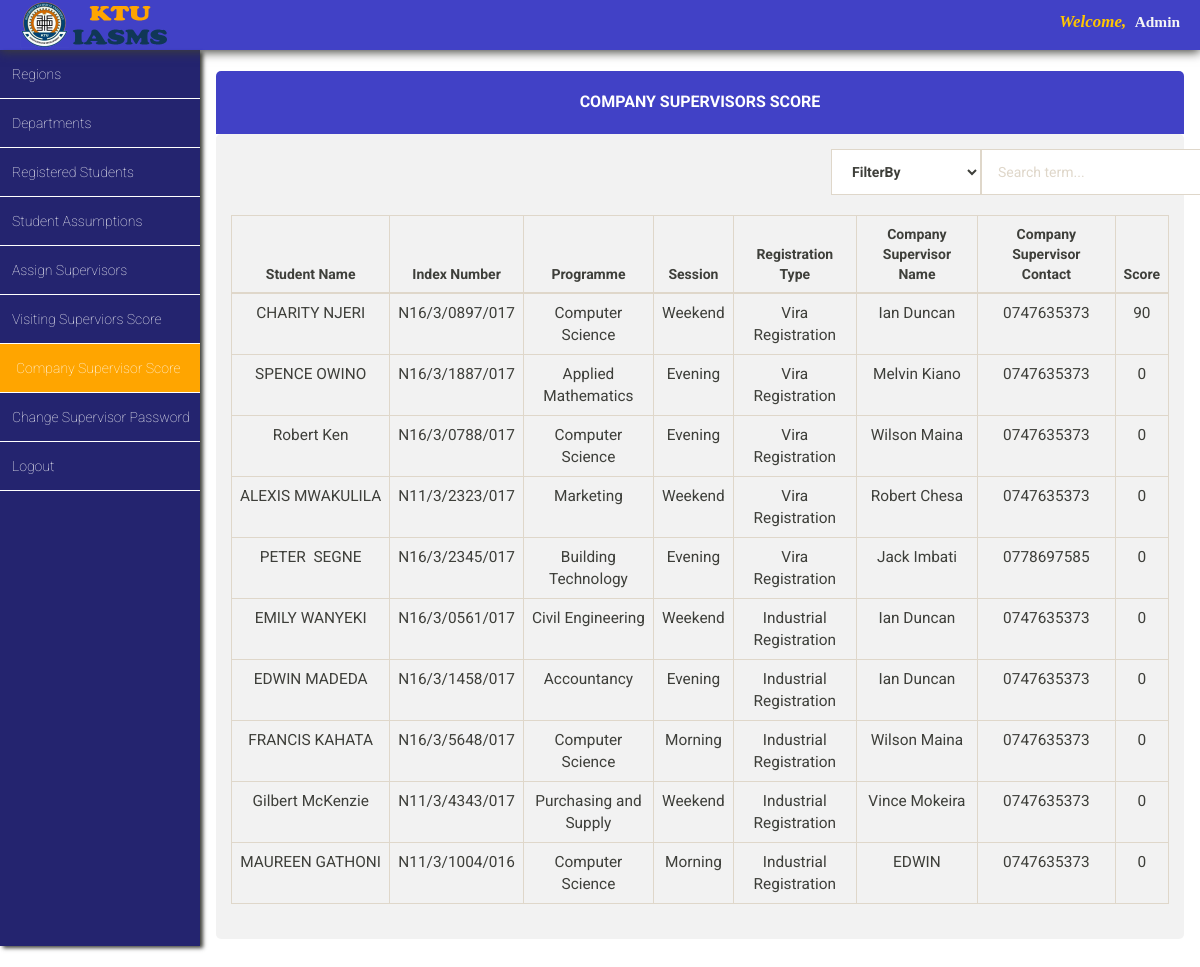
Screenshot of /admin/company_score/company_supervisor_score.php with the database file from the repository.
### tables this page shows
CREATE TABLE `vira_registration` (
  `id` int(11) NOT NULL,
  `first_name` varchar(255) NOT NULL,
  `last_name` varchar(255) NOT NULL,
  `other_name` varchar(255) NOT NULL,
  `index_number` varchar(200) NOT NULL,
  `programme` varchar(200) NOT NULL,
  `level` varchar(100) NOT NULL,
  `session` varchar(200) NOT NULL,
  `faculty` varchar(100) NOT NULL,
  `date` timestamp NOT NULL DEFAULT current_timestamp(),
  `visiting_supervisor_grade` int(100) NOT NULL,
  `company_supervisor_grade` int(11) NOT NULL,
  `visiting_supervisor_name` varchar(100) NOT NULL DEFAULT 'unassigned',
  `company_supervisor_name` varchar(100) NOT NULL DEFAULT 'unassigned',
  `company_supervisor_contact` varchar(11) NOT NULL,
  `visiting_supervisor_contact` varchar(11) NOT NULL,
  `attachment_region` varchar(100) NOT NULL DEFAULT 'unassigned',
  `submitted_report` text DEFAULT NULL
);

CREATE TABLE `industrial_registration` (
  `id` int(11) NOT NULL,
  `first_name` varchar(255) NOT NULL,
  `last_name` varchar(255) NOT NULL,
  `other_name` varchar(200) NOT NULL,
  `level` varchar(200) NOT NULL,
  `programme` varchar(200) NOT NULL,
  `session` varchar(200) NOT NULL,
  `faculty` varchar(100) NOT NULL,
  `date` timestamp NOT NULL DEFAULT current_timestamp(),
  `index_number` varchar(255) NOT NULL,
  `company_supervisor_grade` int(11) NOT NULL,
  `visiting_supervisor_grade` int(11) NOT NULL,
  `company_supervisor_name` varchar(100) NOT NULL DEFAULT 'unassigned',
  `visiting_supervisor_name` varchar(100) NOT NULL DEFAULT 'unassigned',
  `company_supervisor_contact` varchar(11) NOT NULL,
  `visiting_supervisor_contact` varchar(11) NOT NULL,
  `attachment_region` varchar(100) NOT NULL DEFAULT 'unassigned',
  `submitted_report` text DEFAULT NULL
);

### admin/company_score/company_supervisor_score.php (the view, shortened to what this page needs)
<?php
include '../../database_connection/database_connection.php';
$mysql_query_1 = "SELECT * FROM vira_registration";
$mysql_query_2 = "SELECT * FROM industrial_registration";
 ?>
<!DOCTYPE html>
<html lang="en" class="bg-pink">
<head>
  <link rel="stylesheet" href="../../css/bootstrap-theme.min.css"/>
  <link rel="stylesheet" href="../../css/bootstrap.min.css"/>
  <link rel="stylesheet" href="../../css/main_page_style.css"/>
  <link rel="stylesheet" href="company_supervisor_score.css"/>
</head>
<body>
<div id="top-navigation">
<div id="header_logo"><img src="../../img/header_log.png" class="img-responsive" alt="logo" style="float:left;width:150px; height:50px;position:relative;left:20px"/></div>
<div id="student_name"><span style="color:rgb(255, 198, 0);font-size:1.1em"><em>Welcome,</em>&nbsp; </span><span style="font-family:serif"><?php echo "Admin"?></span></div>
</div>
<div id="left_side_bar">
<ul id="menu_list">
  <a class="menu_items_link" href="../regions/regions.php"><li class="menu_items_list">Regions</li></a>
  <a class="menu_items_link" href="../departments/departments.php"><li class="menu_items_list">Departments</li></a>
  <a class="menu_items_link" href="../view_registered_students/view_registered_students.php"><li class="menu_items_list">Registered Students</li></a>
  <a class="menu_items_link" href="../students_assumptions/students_assumptions.php"><li class="menu_items_list">Student Assumptions</li></a>
  <a class="menu_items_link" href="../assign_supervisors/assign_supervisors.php"><li class="menu_items_list">Assign Supervisors</li></a>
  <a class="menu_items_link" href="../visiting_score/visiting_supervisors_score.php"><li class="menu_items_list">Visiting Superviors Score</li></a>
  <a class="menu_items_link" href="company_supervisor_score.php"><li class="menu_items_list" style="background-color:orange;padding-left:16px">Company Supervisor Score</li></a>
  <a class="menu_items_link" href="../change_password/change_password.php"><li class="menu_items_list">Change Supervisor Password</li></a>
  <a class="menu_items_link" href="../../index.php"><li class="menu_items_list">Logout</li></a>
</ul>
</div>
<div id="main_content">
  <div class="container-fluid">
    <div class = "panel">
       <div class = "panel-heading phead">
          <h2 class = "panel-title ptitle"> Company Supervisors Score </h2>
       </div>
            <div class = "panel-body pbody">
              <form method="post" action="">
              <div class="container">
                  <div class="row">
                      <div class="col-xs-5 col-xs-offset-6">
              		    <div class="input-group">
                              <div class="input-group-btn search-panel">
                                  <select class="form-control search_by_side" name="filter-by">
                                    <option>FilterBy</option>
                                  </select>
                              </div>
                              <input type="text" class="form-control" name="txt_search_term" placeholder="Search term...">
                            </form>
                          </div>
                      </div>
              	</div>
              </div>
              <br>
              <table class="table table-bordered table-hover">
                  <thead>
                    <tr>
                        <th style="text-align:center">Student Name</th>
                        <th style="text-align:center">Index Number</th>
                        <th style="text-align:center">Programme</th>
                        <th style="text-align:center">Session</th>
                        <th style="text-align:center">Registration Type </th>
                        <th style="text-align: center">Company Supervisor Name</th>
                        <th style="text-align: center">Company Supervisor Contact</th>
                        <th style="text-align: center">Score</th>
                    </tr>
                  </thead>
                  <tbody>
                    <?php
                    $mysql_query_command_1 = $mysql_query_1;
                    $execute_result_query = mysqli_query($conn,$mysql_query_command_1);
                    while ($row_set = mysqli_fetch_array($execute_result_query)){
                      echo "<tr style='text-align:center;font-size:1.1em'>";
                      echo "<td>".$row_set["first_name"]."&nbsp;".$row_set["last_name"]."</td>";
                      echo "<td>".$row_set["index_number"]."</td>";
                      echo "<td>".$row_set["programme"]."</td>";
                      echo "<td>".$row_set["session"]."</td>";
                      echo "<td>"."Vira Registration"."</td>";
					  echo "<td>".$row_set["company_supervisor_name"]."</td>";
                      echo "<td>".$row_set["company_supervisor_contact"]."</td>";
					  echo "<td>".$row_set["company_supervisor_grade"]."</td>";
                      echo "</tr>";
                    }
                    $mysql_query_command_2 = $mysql_query_2;
                    $execute_result_query_2 = mysqli_query($conn,$mysql_query_command_2);
                    while($row_set_2 = mysqli_fetch_array($execute_result_query_2)){
                      echo "<tr style='text-align:center;font-size:1.1em'>";
                      echo "<td>".$row_set_2["first_name"]."&nbsp;".$row_set_2["last_name"]."</td>";
                      echo "<td>".$row_set_2["index_number"]."</td>";
                      echo "<td>".$row_set_2["programme"]."</td>";
                      echo "<td>".$row_set_2["session"]."</td>";
                      echo "<td>"."Industrial Registration"."</td>";
                      echo "<td>".$row_set_2["company_supervisor_name"]."</td>";
                      echo "<td>".$row_set_2["company_supervisor_contact"]."</td>";
					  echo "<td>".$row_set_2["company_supervisor_grade"]."</td>";
                      echo "</tr>";
                    }
                     ?>
                  </tbody>
            </table>
</body>
</html>

### css/main_page_style.css (style rules this page uses)
* { margin: 0; padding: 0; }
#top-navigation { position: fixed; width: 100%; height: 50px; background-color: rgba(27, 27, 187, 0.83); box-shadow: 0 2px 10px; z-index: 4; }
#top-navigation #student_name { color: whitesmoke; float: right; margin-right: 20px; font-size: 1.1em; font-weight: bold; margin-top: 10px; font-family: serif; }
#left_side_bar { height: 92vh; float: left; margin-top: 50px; overflow: auto; background-color: rgba(18, 18, 99, 0.92); position: fixed; box-shadow: 3px 2px 4px; width: 200px; z-index: 2; }
#left_side_bar #menu_list a { text-decoration: none; color: white; font-size: 1em; }
#left_side_bar #menu_list li { text-decoration-style: none; padding: 14px 10px 14px 12px; border-bottom: 1px solid white; font-weight: lighter; }
#main_content { background-color: white; margin-top: 50px; float: right; padding-left: 200px; width: 100%; height: 92vh; overflow-y: auto; overflow-x: auto; }
@media only screen and (min-width: 320px) { #left_side_bar { width: 160px; } }
@media only screen and (min-width: 320px) { #left_side_bar #menu_list a { font-size: .8em; } }
@media only screen and (min-width: 320px) { #left_side_bar #menu_list li { padding: 14px 10px 14px 8px; } }
@media only screen and (min-width: 320px) { #main_content { padding-left: 160px; } }
@media only screen and (min-width: 480px) { #left_side_bar { width: 160px; } }
@media only screen and (min-width: 480px) { #left_side_bar #menu_list a { font-size: .8em; } }
@media only screen and (min-width: 480px) { #left_side_bar #menu_list li { padding: 14px 10px 14px 8px; } }
@media only screen and (min-width: 480px) { #main_content { padding-left: 160px; } }
@media only screen and (min-width: 992px) { #left_side_bar { width: 200px; } }
@media only screen and (min-width: 992px) { #left_side_bar #menu_list a { font-size: 1em; } }
@media only screen and (min-width: 992px) { #left_side_bar #menu_list li { padding: 14px 10px 14px 12px; } }
@media only screen and (min-width: 992px) { #main_content { padding-left: 200px; } }
@media only screen and (min-width: 1200px) { #left_side_bar { width: 200px; } }
@media only screen and (min-width: 1200px) { #left_side_bar #menu_list a { font-size: 1em; } }
@media only screen and (min-width: 1200px) { #left_side_bar #menu_list li { padding: 14px 10px 14px 12px; } }
@media only screen and (min-width: 1200px) { #main_content { padding-left: 200px; } }

### admin/company_score/company_supervisor_score.css (style rules this page uses)
.search_by_side { width: 150px !important; font-weight: bold; }
.phead { padding: 20px; margin-top: 20px; width: 100%; text-align: center; font-weight: bold; background-color: rgba(27, 27, 187, 0.83); border-top-left-radius: 5px; border-top-right-radius: 5px; color: white; }
.ptitle { font-size: 16px !important; font-weight: bold !important; }
.pbody { background-color: rgba(232, 232, 232, 0.56); border-radius: 5px; }

### rows the page displays
vira_registration: first_name "CHARITY", last_name "NJERI", index_number "N16/3/0897/017", programme "Computer Science", session "Weekend", company_supervisor_name "Ian Duncan", company_supervisor_contact "0747635373", company_supervisor_grade "90"
vira_registration: first_name "SPENCE", last_name "OWINO", index_number "N16/3/1887/017", programme "Applied Mathematics", session "Evening", company_supervisor_name "Melvin Kiano", company_supervisor_contact "0747635373", company_supervisor_grade "0"
vira_registration: first_name "Robert", last_name "Ken", index_number "N16/3/0788/017", programme "Computer Science", session "Evening", company_supervisor_name "Wilson Maina", company_supervisor_contact "0747635373", company_supervisor_grade "0"
vira_registration: first_name "ALEXIS", last_name "MWAKULILA", index_number "N11/3/2323/017", programme "Marketing", session "Weekend", company_supervisor_name "Robert Chesa", company_supervisor_contact "0747635373", company_supervisor_grade "0"
vira_registration: first_name "PETER", last_name "SEGNE", index_number "N16/3/2345/017", programme "Building Technology", session "Evening", company_supervisor_name "Jack Imbati", company_supervisor_contact "0778697585", company_supervisor_grade "0"
industrial_registration: first_name "EMILY", last_name "WANYEKI", index_number "N16/3/0561/017", programme "Civil Engineering", session "Weekend", company_supervisor_name "Ian Duncan", company_supervisor_contact "0747635373", company_supervisor_grade "0"
industrial_registration: first_name "EDWIN", last_name "MADEDA", index_number "N16/3/1458/017", programme "Accountancy", session "Evening", company_supervisor_name "Ian Duncan", company_supervisor_contact "0747635373", company_supervisor_grade "0"
industrial_registration: first_name "FRANCIS", last_name "KAHATA", index_number "N16/3/5648/017", programme "Computer Science", session "Morning", company_supervisor_name "Wilson Maina", company_supervisor_contact "0747635373", company_supervisor_grade "0"
industrial_registration: first_name "Gilbert", last_name "McKenzie", index_number "N11/3/4343/017", programme "Purchasing and Supply", session "Weekend", company_supervisor_name "Vince Mokeira", company_supervisor_contact "0747635373", company_supervisor_grade "0"
industrial_registration: first_name "MAUREEN", last_name "GATHONI", index_number "N11/3/1004/016", programme "Computer Science", session "Morning", company_supervisor_name "EDWIN", company_supervisor_contact "0747635373", company_supervisor_grade "0"
